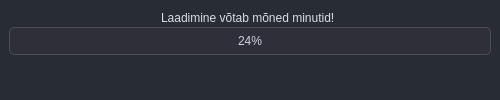
<?xml version="1.0" encoding="UTF-8"?>
<ui version="4.0">
 <class>Edenemine</class>
 <widget class="QWidget" name="Edenemine">
  <property name="geometry">
   <rect>
    <x>0</x>
    <y>0</y>
    <width>500</width>
    <height>100</height>
   </rect>
  </property>
  <property name="sizePolicy">
   <sizepolicy hsizetype="Fixed" vsizetype="Fixed">
    <horstretch>0</horstretch>
    <verstretch>0</verstretch>
   </sizepolicy>
  </property>
  <property name="windowTitle">
   <string>Laen kinnistuid</string>
  </property>
  <property name="styleSheet">
   <string notr="true">*{
	border: transparent;
	background-color: transparent;
    background: transparent;
	padding: 0;
	margin: 0;
	color: #dadee4;
}

#widget {
    background-color: #272c35;
}

#widget_2{
    background-color: #272c35;
}



/* General style for QProgressBar */
QProgressBar {
    background-color: #2e2f38; /* Dark gray background matching the table */
    color: #d1d1e0; /* Light gray text color */
    border: 1px solid #4d4d4d; /* Border matching the table border */
    border-radius: 5px; /* Rounded corners */
    text-align: center; /* Center the text inside the progress bar */
    padding: 2px; /* Padding for better spacing */
}

/* Style for the progress chunk */
QProgressBar::chunk {
    background-color: qlineargradient(
        x1: 0, y1: 0, x2: 1, y2: 0,
        stop: 0 #d14848, /* Start with darker red matching the selection color */
        stop: 1 #e57373  /* End with a slightly lighter red */
    ); /* Gradient effect for the progress bar */
    border-radius: 3px; /* Slight rounding of the progress chunk */
}

/* Style for the indeterminate progress bar (if used) */
QProgressBar[minimum=&quot;0&quot;][maximum=&quot;0&quot;] {
    background-color: #2e2f38; /* Dark gray background matching the table */
    border: 1px solid #4d4d4d; /* Border matching the table border */
    color: #d1d1e0; /* Light gray text color */
}

QProgressBar[minimum=&quot;0&quot;][maximum=&quot;0&quot;]::chunk {
    background-color: qlineargradient(
        x1: 0, y1: 0, x2: 1, y2: 0,
        stop: 0 #d14848, /* Start with darker red */
        stop: 1 #e57373  /* End with a slightly lighter red */
    ); /* Moving gradient for the indeterminate progress bar */
}
</string>
  </property>
  <layout class="QVBoxLayout" name="verticalLayout_2">
   <property name="spacing">
    <number>0</number>
   </property>
   <property name="leftMargin">
    <number>0</number>
   </property>
   <property name="topMargin">
    <number>0</number>
   </property>
   <property name="rightMargin">
    <number>0</number>
   </property>
   <property name="bottomMargin">
    <number>0</number>
   </property>
   <item>
    <widget class="QWidget" name="widget_2" native="true">
     <layout class="QVBoxLayout" name="verticalLayout_3">
      <item>
       <widget class="QWidget" name="widget" native="true">
        <layout class="QVBoxLayout" name="verticalLayout">
         <property name="spacing">
          <number>0</number>
         </property>
         <property name="leftMargin">
          <number>0</number>
         </property>
         <property name="topMargin">
          <number>0</number>
         </property>
         <property name="rightMargin">
          <number>0</number>
         </property>
         <property name="bottomMargin">
          <number>0</number>
         </property>
         <item alignment="Qt::AlignHCenter|Qt::AlignVCenter">
          <widget class="QLabel" name="label">
           <property name="text">
            <string>Laadimine võtab mõned minutid! </string>
           </property>
          </widget>
         </item>
         <item>
          <widget class="QProgressBar" name="testBar">
           <property name="value">
            <number>24</number>
           </property>
          </widget>
         </item>
         <item alignment="Qt::AlignHCenter|Qt::AlignVCenter">
          <widget class="QLabel" name="label_2">
           <property name="sizePolicy">
            <sizepolicy hsizetype="Fixed" vsizetype="Fixed">
             <horstretch>0</horstretch>
             <verstretch>0</verstretch>
            </sizepolicy>
           </property>
           <property name="text">
            <string/>
           </property>
          </widget>
         </item>
         <item alignment="Qt::AlignHCenter">
          <widget class="QLabel" name="label_3">
           <property name="frameShadow">
            <enum>QFrame::Plain</enum>
           </property>
           <property name="text">
            <string/>
           </property>
          </widget>
         </item>
        </layout>
       </widget>
      </item>
     </layout>
    </widget>
   </item>
  </layout>
 </widget>
 <resources/>
 <connections/>
</ui>
